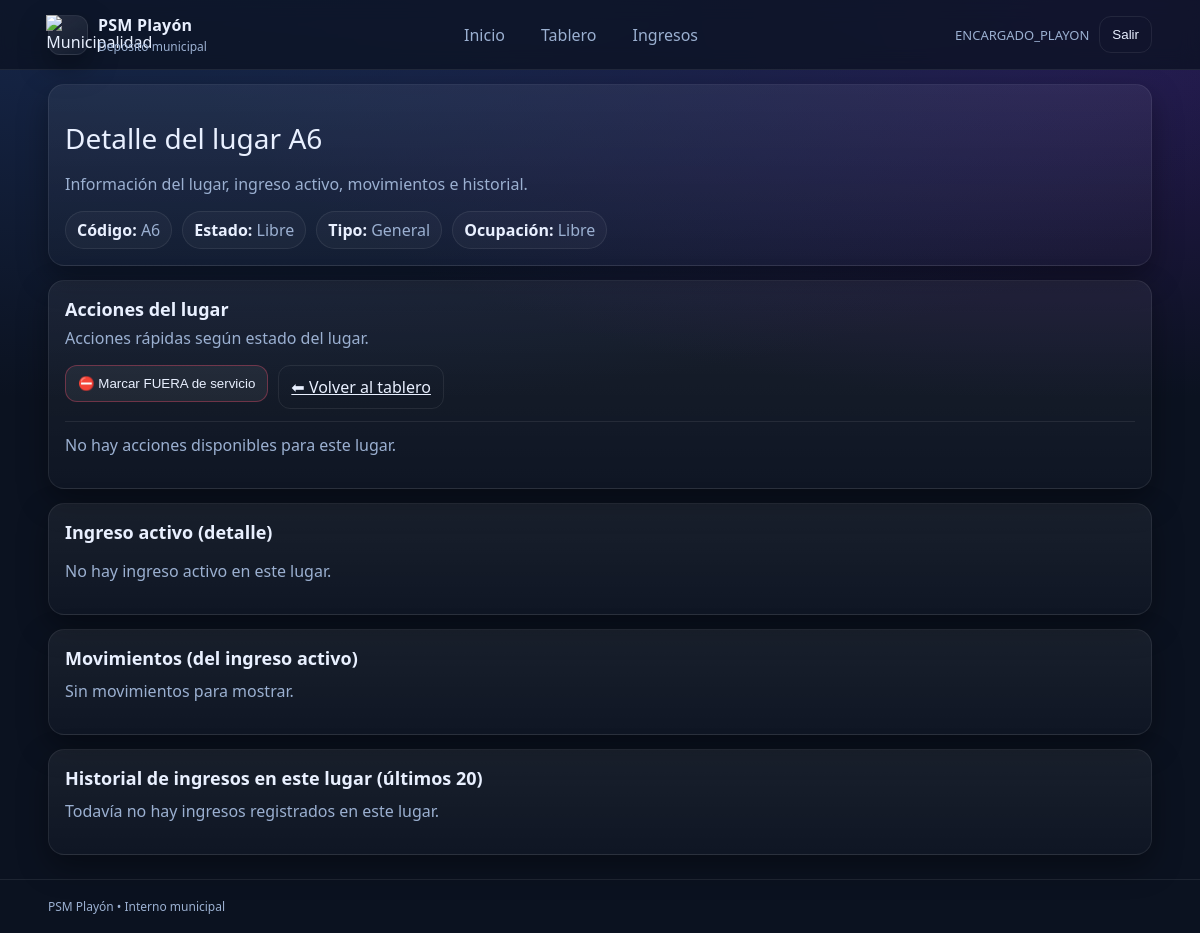
Page /vehiculos/playon/lugar/6/ (signed in) on the earlier database version.
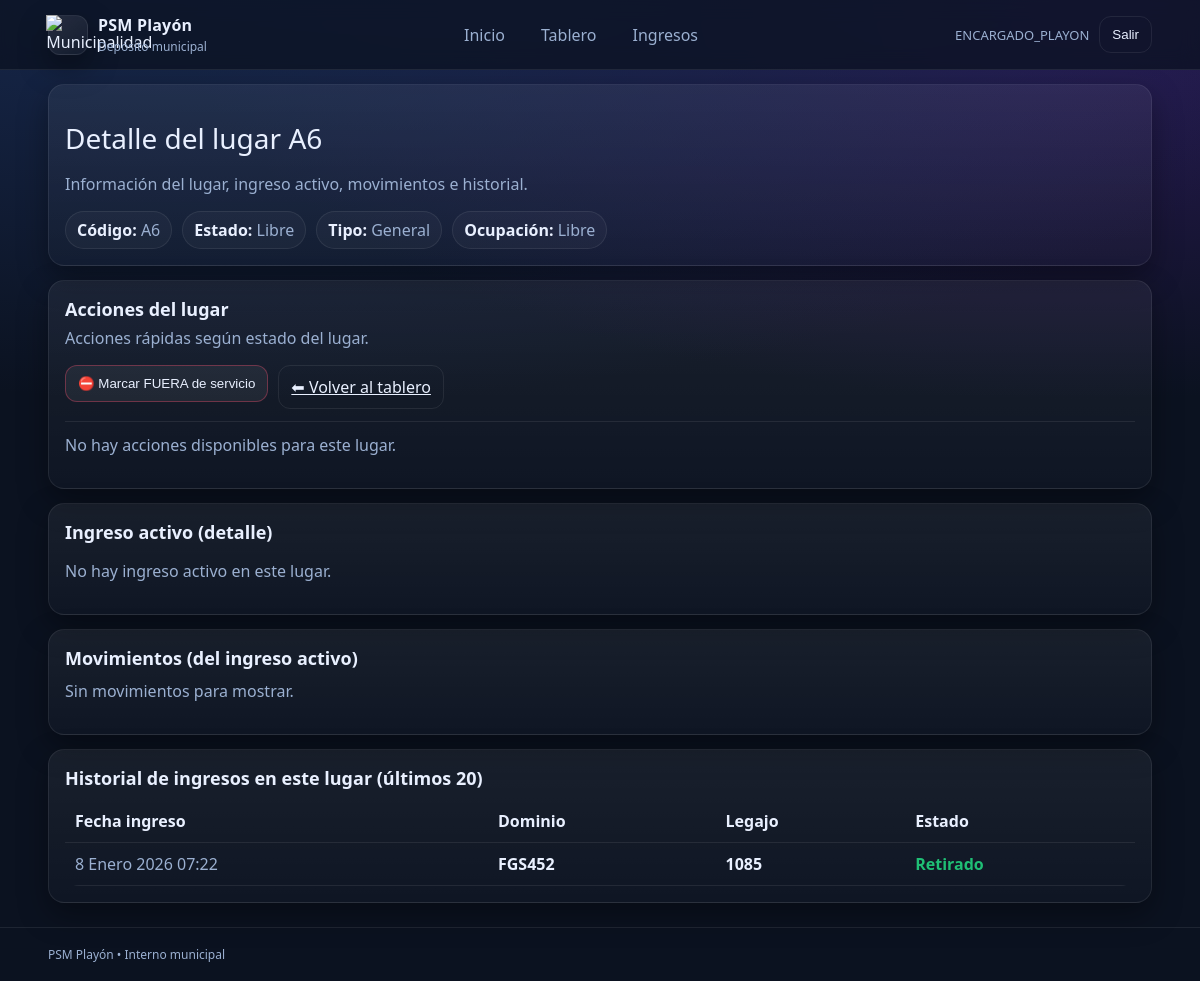
Same page on the later database version.
### vehiculos/models.py (models this page shows, shortened)
class IngresoPlayon(models.Model):
    TIPO_VEHICULO_CHOICES = [
        ("AUTO", "Auto"),
        ("MOTO", "Moto"),
        ("CAMIONETA", "Camioneta"),
        ("CAMION", "Camión"),
        ("OTRO", "Otro"),
    ]
    vehiculo = models.ForeignKey(Vehiculo, on_delete=models.PROTECT, related_name="ingresos")
    fecha_ingreso = models.DateTimeField("Fecha de ingreso", auto_now_add=True)
    tipo_vehiculo = models.CharField("Tipo de vehículo", max_length=20, choices=TIPO_VEHICULO_CHOICES, blank=True)
    marca = models.CharField(max_length=50, blank=True)
    modelo = models.CharField(max_length=50, blank=True)
    anio = models.PositiveIntegerField("Año", null=True, blank=True)
    color = models.CharField(max_length=30, blank=True)
    nro_legajo_playon = models.CharField("N° de legajo en playón", max_length=30, unique=True)
    lugar_infraccion = models.CharField("Lugar de la infracción", max_length=255, blank=True)
    acta_infraccion_recibida = models.BooleanField("Acta de infracción recibida", default=False)
    acta_secuestro_recibida = models.BooleanField("Acta de secuestro recibida", default=False)
    inventario_objetos_visibles_recibido = models.BooleanField("Inventario de objetos visibles recibido", default=False)
    registro_fotografico_recibido = models.BooleanField("Registro fotográfico recibido", default=False)
    PRUEBA_ALCOHOLEMIA_CHOICES = [
        ("SI", "Sí"),
        ("NO", "No"),
        ("NC", "No corresponde"),
    ]
    prueba_alcoholemia_estado = models.CharField(
        "Prueba de alcoholemia/test",
        max_length=2,
        choices=PRUEBA_ALCOHOLEMIA_CHOICES,
        default="NC",
    )
    coincide_inventario = models.BooleanField("¿Coincide el inventario?", default=True)
    coinciden_danios_registrados = models.BooleanField("¿Coinciden los daños registrados?", default=True)
    detalle_danios_no_coincidentes = models.TextField("Detalle de daños no coincidentes", blank=True)
    bateria_desconectada = models.BooleanField("Batería desconectada", default=False)
    ubicacion_interna = models.CharField("Ubicación interna en playa", max_length=100, blank=True)
    lugar = models.ForeignKey(
        LugarPlayon,
        on_delete=models.PROTECT,
        null=True,
        blank=True,
        related_name="ingresos",
    )
    recibido_por = models.ForeignKey(User, on_delete=models.PROTECT, related_name="ingresos_recibidos")
    observaciones_generales = models.TextField("Observaciones generales", blank=True)
    retirado = models.BooleanField("¿Retirado?", default=False)
    fecha_retiro = models.DateTimeField("Fecha de retiro", null=True, blank=True)
    entregado_por = models.ForeignKey(
        User,
        on_delete=models.PROTECT,
        related_name="egresos_entregados",
        null=True,
        blank=True,
    )
    nombre_retira = models.CharField("Nombre de quien retira", max_length=100, blank=True)
    dni_retira = models.CharField("DNI de quien retira", max_length=20, blank=True)
    observaciones_egreso = models.TextField("Observaciones de egreso", blank=True)
    class Meta:
        verbose_name = "Ingreso al playón"
        verbose_name_plural = "Ingresos al playón"
        ordering = ["-fecha_ingreso"]

class Vehiculo(models.Model):
    dominio = models.CharField("Dominio (Patente)", max_length=10, unique=True)
    marca = models.CharField(max_length=50, blank=True)
    modelo = models.CharField(max_length=50, blank=True)
    color = models.CharField(max_length=30, blank=True)
    nro_chasis = models.CharField("N° de chasis", max_length=50, blank=True)
    nro_motor = models.CharField("N° de motor", max_length=50, blank=True)
    anio = models.PositiveIntegerField("Año", null=True, blank=True)
    fecha_alta = models.DateTimeField("Fecha de alta en sistema", auto_now_add=True)

### vehiculos/views.py (the view, shortened to what this page needs)
# urls.py: path("playon/lugar/<int:lugar_id>/", views.detalle_lugar, name="detalle_lugar"),
@login_required
def detalle_lugar(request, lugar_id):
    lugar = get_object_or_404(LugarPlayon, id=lugar_id)
    ingreso_activo = (
        IngresoPlayon.objects
        .filter(lugar=lugar, retirado=False)
        .select_related("vehiculo", "recibido_por", "entregado_por")
        .first()
    )
    historial_ingresos = (
        IngresoPlayon.objects
        .filter(lugar=lugar)
        .select_related("vehiculo")
        .order_by("-fecha_ingreso")[:20]
    )
    movimientos = []
    return render(
        request,
        "vehiculos/detalle_lugar.html",
        {
            "lugar": lugar,
            "ingreso_activo": ingreso_activo,
            "historial_ingresos": historial_ingresos,
            "movimientos": movimientos,
        },
    )

### vehiculos/models.py (called while the page is built)
    @property
    def codigo(self):
        return f"{self.fila}{self.columna}"

### templates/vehiculos/detalle_lugar.html (shortened to what the changed rows need)
{% extends "base.html" %}
{% block content %}
  <div class="card">
    <div class="h2">Historial de ingresos en este lugar (últimos 20)</div>
    {% if historial_ingresos %}
      <div style="overflow:auto; margin-top:10px;">
        <table class="table">
          <thead>
            <tr>
              <th>Fecha ingreso</th>
              <th>Dominio</th>
              <th>Legajo</th>
              <th>Estado</th>
            </tr>
          </thead>
          <tbody>
            {% for i in historial_ingresos %}
              <tr>
                <td>{{ i.fecha_ingreso }}</td>
                <td style="color: var(--text); font-weight:800;">{{ i.vehiculo.dominio }}</td>
                <td style="color: var(--text); font-weight:800;">{{ i.nro_legajo_playon }}</td>
                <td>
                  {% if i.retirado %}
                    <span style="color: var(--ok); font-weight:800;">Retirado</span>
                  {% else %}
                    <span style="color: var(--warn); font-weight:800;">En playón</span>
                  {% endif %}
                </td>
              </tr>
            {% endfor %}
          </tbody>
        </table>
      </div>
    {% else %}
      <p class="muted" style="margin-top:10px;">Todavía no hay ingresos registrados en este lugar.</p>
    {% endif %}
  </div>
{% endblock %}

Differences in the rows shown:
added IngresoPlayon: fecha_ingreso "8 Enero 2026 07:22", vehiculo.dominio "FGS452", nro_legajo_playon "1085", retirado "Retirado"
Other differences:
text no longer shown: "Todavía no hay ingresos registrados en este lugar."
text now shown: "Fecha ingreso Dominio Legajo Estado"
